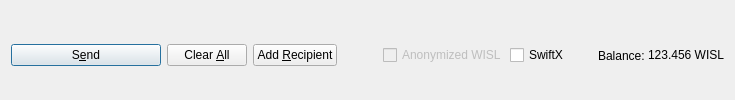
         <widget class="QFrame" name="frame_Send">
          <layout class="QHBoxLayout" name="horizontalLayout">
           <property name="bottomMargin">
            <number>0</number>
           </property>
           <item>
            <widget class="QPushButton" name="sendButton">
             <property name="minimumSize">
              <size>
               <width>150</width>
               <height>0</height>
              </size>
             </property>
             <property name="toolTip">
              <string>Confirm the send action</string>
             </property>
             <property name="text">
              <string>S&amp;end</string>
             </property>
             <property name="icon">
              <iconset resource="../whistle.qrc">
               <normaloff>:/icons/send</normaloff>:/icons/send</iconset>
             </property>
             <property name="autoDefault">
              <bool>false</bool>
             </property>
             <property name="default">
              <bool>true</bool>
             </property>
            </widget>
           </item>
           <item>
            <widget class="QPushButton" name="clearButton">
             <property name="sizePolicy">
              <sizepolicy hsizetype="Minimum" vsizetype="Fixed">
               <horstretch>0</horstretch>
               <verstretch>0</verstretch>
              </sizepolicy>
             </property>
             <property name="toolTip">
              <string>Clear all fields of the form.</string>
             </property>
             <property name="text">
              <string>Clear &amp;All</string>
             </property>
             <property name="icon">
              <iconset resource="../whistle.qrc">
               <normaloff>:/icons/remove</normaloff>:/icons/remove</iconset>
             </property>
             <property name="autoDefault">
              <bool>false</bool>
             </property>
            </widget>
           </item>
           <item>
            <widget class="QPushButton" name="addButton">
             <property name="toolTip">
              <string>Send to multiple recipients at once</string>
             </property>
             <property name="text">
              <string>Add &amp;Recipient</string>
             </property>
             <property name="icon">
              <iconset resource="../whistle.qrc">
               <normaloff>:/icons/add</normaloff>:/icons/add</iconset>
             </property>
             <property name="autoDefault">
              <bool>false</bool>
             </property>
            </widget>
           </item>
           <item>
            <spacer name="horizontalSpacer">
             <property name="orientation">
              <enum>Qt::Horizontal</enum>
             </property>
             <property name="sizeHint" stdset="0">
              <size>
               <width>40</width>
               <height>20</height>
              </size>
             </property>
            </spacer>
           </item>
           <item>
            <layout class="QHBoxLayout" name="horizontalLayout_2">
             <property name="spacing">
              <number>3</number>
             </property>
             <item>
              <widget class="QCheckBox" name="checkzWISL">
               <property name="enabled">
                <bool>false</bool>
               </property>
               <property name="text">
                <string>Anonymized WISL</string>
               </property>
              </widget>
             </item>
             <item>
              <widget class="QCheckBox" name="checkSwiftTX">
               <property name="enabled">
                <bool>true</bool>
               </property>
               <property name="minimumSize">
                <size>
                 <width>85</width>
                 <height>0</height>
                </size>
               </property>
               <property name="text">
                <string>SwiftX</string>
               </property>
              </widget>
             </item>
             <item>
              <widget class="QLabel" name="label">
               <property name="text">
                <string>Balance:</string>
               </property>
              </widget>
             </item>
             <item>
              <widget class="QLabel" name="labelBalance">
               <property name="sizePolicy">
                <sizepolicy hsizetype="Preferred" vsizetype="Fixed">
                 <horstretch>0</horstretch>
                 <verstretch>0</verstretch>
                </sizepolicy>
               </property>
               <property name="cursor">
                <cursorShape>IBeamCursor</cursorShape>
               </property>
               <property name="text">
                <string notr="true">123.456 WISL</string>
               </property>
               <property name="textInteractionFlags">
                <set>Qt::LinksAccessibleByMouse|Qt::TextSelectableByKeyboard|Qt::TextSelectableByMouse</set>
               </property>
              </widget>
             </item>
            </layout>
           </item>
          </layout>
         </widget>
